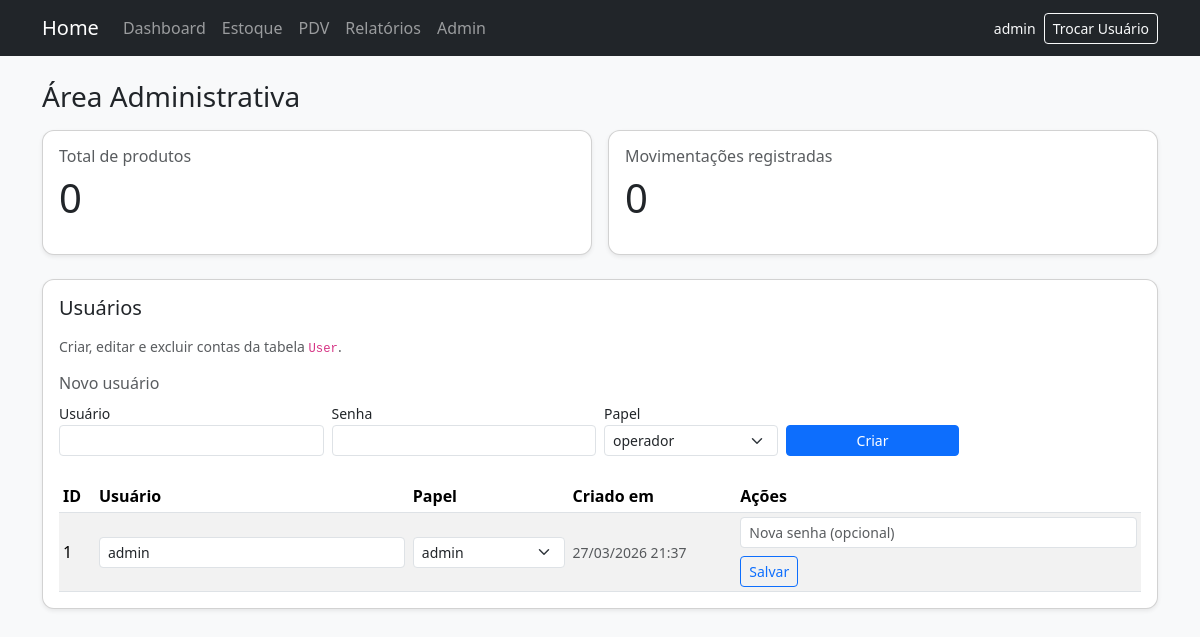
Before: /admin/ (signed in) with the older database file.
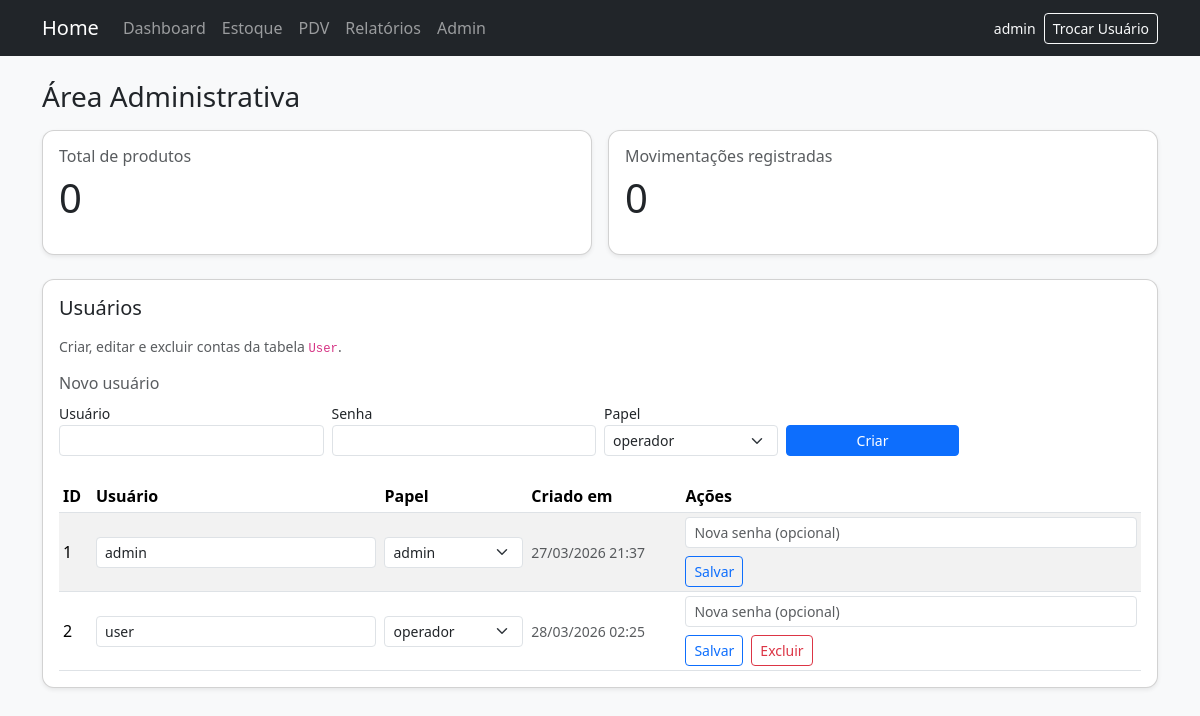
After: the same page with the newer database file.
### app/models.py (models this page shows, shortened)
class User(UserMixin, db.Model):
    id = db.Column(db.Integer, primary_key=True)
    username = db.Column(db.String(80), unique=True, nullable=False)
    password_hash = db.Column(db.String(255), nullable=False)
    role = db.Column(db.String(20), nullable=False, default="operador")
    created_at = db.Column(db.DateTime, default=datetime.utcnow)
    movements = db.relationship("StockMovement", back_populates="usuario")
    @property
    def is_admin(self) -> bool:
        return self.role == "admin"

### app/routes/admin.py (the view)
@admin_bp.route("/")
@admin_required
def index():
    total_produtos = Product.query.count()
    total_movimentacoes = StockMovement.query.count()
    usuarios = User.query.order_by(User.id).all()
    return render_template(
        "admin/index.html",
        total_produtos=total_produtos,
        total_movimentacoes=total_movimentacoes,
        usuarios=usuarios,
        roles_permitidas=sorted(ROLES_PERMITIDAS),
    )

### app/models.py (called while the page is built)
@login_manager.user_loader
def load_user(user_id: str):
    return User.query.get(int(user_id))

### app/routes/admin.py (called while the page is built)
def admin_required(view):
    @wraps(view)
    @login_required
    def wrapped(*args, **kwargs):
        if not getattr(current_user, "is_admin", False):
            flash("Acesso negado.", "danger")
            return redirect(url_for("main.dashboard"))
        return view(*args, **kwargs)
    return wrapped

### app/templates/admin/index.html (shortened to what the changed rows need)
{% extends 'base.html' %}
{% block content %}
  <h1 class="h3 mb-3">Área Administrativa</h1>
  <div class="row g-3">
    <div class="col-md-6">
      <div class="card shadow-sm">
        <div class="card-body">
          <h2 class="h6 text-muted">Total de produtos</h2>
        </div>
      </div>
    </div>
    <div class="col-md-6">
      <div class="card shadow-sm">
        <div class="card-body">
          <h2 class="h6 text-muted">Movimentações registradas</h2>
        </div>
      </div>
    </div>
  </div>
  <div class="card shadow-sm mt-4">
    <div class="card-body">
      <h2 class="h5 mb-3">Usuários</h2>
      <div class="table-responsive">
        <table class="table table-sm table-striped align-middle mb-0">
          <thead>
            <tr>
              <th>ID</th>
              <th>Usuário</th>
              <th>Papel</th>
              <th>Criado em</th>
              <th style="min-width: 280px;">Ações</th>
            </tr>
          </thead>
          <tbody>
            {% for u in usuarios %}
              <tr>
                <td>{{ u.id }}</td>
                <td>
                  <input form="form-edit-{{ u.id }}" class="form-control form-control-sm" type="text" name="username" value="{{ u.username }}" required>
                </td>
                <td>
                  <select form="form-edit-{{ u.id }}" class="form-select form-select-sm" name="role">
                    {% for r in roles_permitidas %}
                      <option value="{{ r }}" {% if u.role == r %}selected{% endif %}>{{ r }}</option>
                    {% endfor %}
                  </select>
                </td>
                <td class="small text-muted">{{ u.created_at.strftime('%d/%m/%Y %H:%M') if u.created_at else '—' }}</td>
                <td>
                  <div class="d-flex flex-wrap gap-2 align-items-center">
                    <input form="form-edit-{{ u.id }}" class="form-control form-control-sm" type="password" name="password" placeholder="Nova senha (opcional)" autocomplete="new-password">
                    <button form="form-edit-{{ u.id }}" class="btn btn-sm btn-outline-primary" type="submit">Salvar</button>
                    {% if u.id != current_user.id %}
                      <form method="post" action="{{ url_for('admin.usuario_excluir', user_id=u.id) }}" class="d-inline" onsubmit="return confirm('Excluir este usuário?');">
                        <button class="btn btn-sm btn-outline-danger" type="submit">Excluir</button>
                      </form>
                    {% endif %}
                  </div>
                </td>
              </tr>
            {% else %}
              <tr>
                <td colspan="5" class="text-muted">Nenhum usuário cadastrado.</td>
              </tr>
            {% endfor %}
          </tbody>
        </table>
      </div>
    </div>
  </div>
{% endblock %}

### app/templates/partials/_nav.html (shortened to what this page needs)
<nav class="navbar navbar-expand-lg navbar-dark bg-dark">
  <div class="container">
    <a class="navbar-brand" href="{{ url_for('main.dashboard') }}">Home</a>
    <div class="collapse navbar-collapse" id="menu">
      <ul class="navbar-nav me-auto mb-2 mb-lg-0">
        <li class="nav-item"><a class="nav-link" href="{{ url_for('main.dashboard') }}">Dashboard</a></li>
        <li class="nav-item"><a class="nav-link" href="{{ url_for('estoque.listar') }}">Estoque</a></li>
        <li class="nav-item"><a class="nav-link" href="{{ url_for('vendas.pdv') }}">PDV</a></li>
        <li class="nav-item"><a class="nav-link" href="{{ url_for('relatorios.index') }}">Relatórios</a></li>
        {% if current_user.is_authenticated and current_user.is_admin %}
          <li class="nav-item"><a class="nav-link" href="{{ url_for('admin.index') }}">Admin</a></li>
        {% endif %}
      </ul>
      <div class="d-flex align-items-center ms-lg-auto flex-wrap gap-2 mt-2 mt-lg-0">
        {% if current_user.is_authenticated %}
          <span class="navbar-text text-light small">{{ current_user.username }}</span>
          <a class="btn btn-outline-light btn-sm" href="{{ url_for('auth.login', trocar=1) }}">Trocar Usuário</a>
        {% else %}
          <a class="btn btn-outline-light btn-sm" href="{{ url_for('auth.login') }}">Entrar</a>
        {% endif %}
      </div>
    </div>
  </div>
</nav>

Changed rows visible on the page:
added User: id "2", username "user", role "operador", created_at "28/03/2026 02:25"
